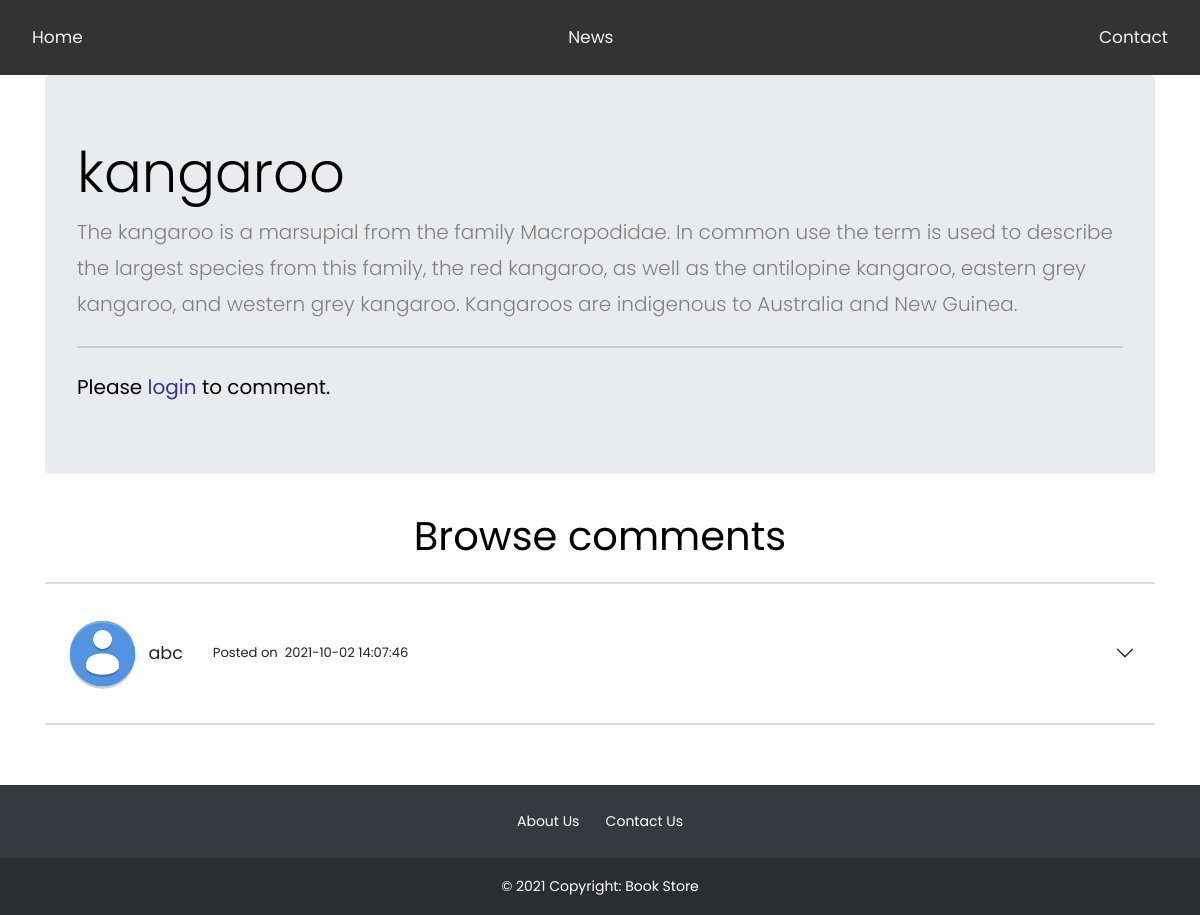
Page /comments.php?fid=10 on the earlier database version.
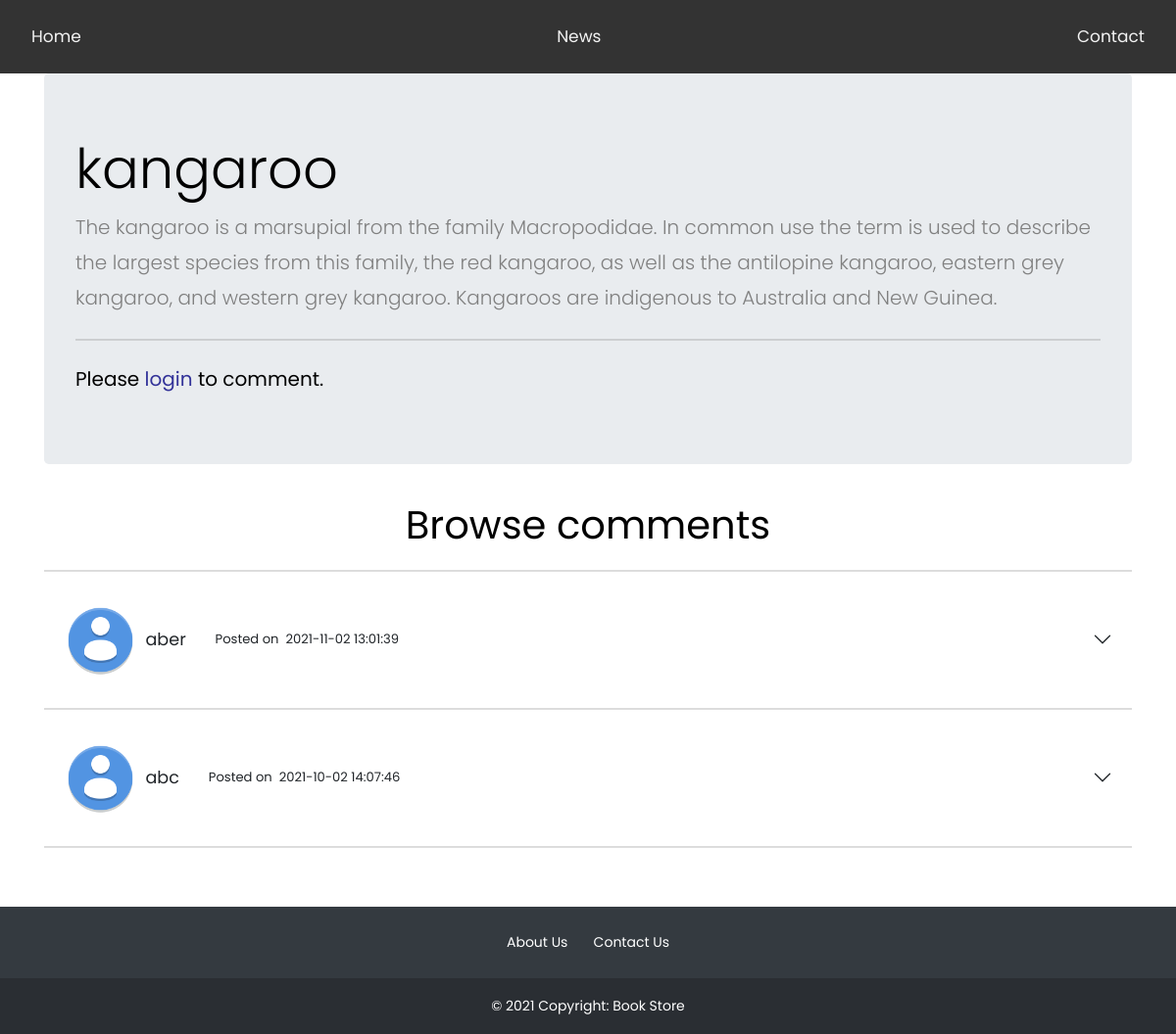
Same page on the later database version.
### tables this page shows
CREATE TABLE IF NOT EXISTS `comment` (
  `id` int NOT NULL,
  `name` varchar(100) NOT NULL,
  `comment` varchar(1000) NOT NULL,
  `datetime` datetime NOT NULL
);

### comments.php (the view, shortened to what this page needs)
<!DOCTYPE html>
<html lang="en">
<head>
    <link href="https://cdn.jsdelivr.net/npm/bootstrap@5.1.1/dist/css/bootstrap.min.css" rel="stylesheet"
>
    <link rel="stylesheet" href="https://stackpath.bootstrapcdn.com/font-awesome/4.7.0/css/font-awesome.min.css">
    <link rel="stylesheet" href="css/style.css">
</head>
<body>
    <div class="navbar">
        <a href="index.php">Home</a>
        <a href="#news">News</a>
        <a href="#contact">Contact</a>
    </div>
    <div class="container">
        <?php
    $forum_id = $_GET['fid'];
    $conn = mysqli_connect("localhost", "root", "", "bookstore");
    $sql = "select * from forumnew where id='$forum_id'";
    $result = mysqli_query($conn, $sql);
    $title = "";
    $description = "";
while ($row = mysqli_fetch_assoc($result))
{
    $title = $row['title'];
    $description = $row['description'];
}
echo'
    <div class="jumbotron">
    <h1 class="display-4">'.$title.'</h1>
    <p class="lead">'.$description.'</p>
    <hr class="my-4">
';
if(isset($_SESSION['LOGIN']) && $_SESSION['LOGIN']!=''){
   echo '
   <p class="lead">
  <a class="btn btn-primary btn-lg" data-bs-toggle="collapse" href="#collapseExample" role="button" aria-expanded="false" aria-controls="collapseExample">
    Add Comment
  </a>
</p>
<div class="collapse" id="collapseExample">
  <div class="card card-body">
   <form method="POST" action="comments.php?fid='.$forum_id.'">
  <div class="mb-3">
  <label for="exampleFormControlTextarea1" class="form-label">Enter your comment</label>
  <textarea class="form-control" id="exampleFormControlTextarea1" rows="4" style="border:1px solid black;" name="comment" required></textarea>
  </div>
  <div class = "mb-3">
    <input type = "submit" class = "btn btn-success" value = "Post"><br>
</div>
  </form>
  </div>
</div>
</div>
   ';
}else{
	echo '
  <h5>Please <a href="login.php" style="color:#339;">login</a> to comment.</h5>
  </div>
  ';
}
    ?>
<?php
$conn = mysqli_connect("localhost", "root", "", "bookstore");
$sql = "select * from comment where id='$forum_id' order by datetime DESC";
$result = mysqli_query($conn, $sql);
$rows = mysqli_num_rows($result);
if($rows>0){
  echo '
  <h1 style="text-align:center;">Browse comments</h1>
  <hr>
  ';
    $i=1;
    while ($row = mysqli_fetch_assoc($result))
    {
    $name = $row['name'];
    $comment = $row['comment'];
    $datetime = $row['datetime'];
    echo '
    <div class="accordion accordion-flush" id="accordionFlushExample">
    <div class="accordion-item">
      <h2 class="accordion-header" id="flush-heading'.$i.'">
        <button class="accordion-button collapsed" type="button" data-bs-toggle="collapse" data-bs-target="#flush-collapse'.$i.'" aria-expanded="false" aria-controls="flush-collapse'.$i.'">
          <img src="images/usericonnew.png" alt="" width="7%"> &nbsp;&nbsp; <font style="font-size:1.1em;">'.$name.'</font> &nbsp;&nbsp;&nbsp;&nbsp;&nbsp;&nbsp;&nbsp; <font style="font-size:0.82em;" class="text-end">Posted on &nbsp;'.$datetime.'</font>
        </button>
      </h2>
      <div id="flush-collapse'.$i.'" class="accordion-collapse collapse" aria-labelledby="flush-heading'.$i.'" data-bs-parent="#accordionFlushExample">
        <div class="accordion-body">'.$comment.'</div>
      </div>
    </div>
    </div>
    <hr>
    ';
    $i++;
    }
}
else{
  echo'
  <h1 style="text-align:center;">No comments</h1>
  <p style="text-align:center; font-size:1.5em">Be the first person to comment!</p>
  ';
}
?>
    </div>
    <footer class="bg-dark text-center text-white" style="margin-top:5%">
        <div class="container p-4 pb-0">
            <a href="">About Us</a>
            <a href="">Contact Us</a>
        </div>
        <div class="text-center p-3" style="background-color: rgba(0, 0, 0, 0.2);">
            ©  Copyright: Book Store
        </div>
    </footer>
</body>
</html>

Differences in the rows shown:
added comment: name "aber", datetime "2021-11-02 13:01:39"
